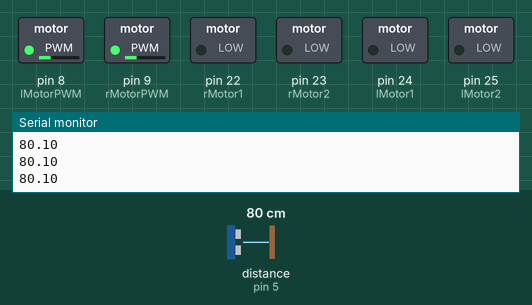
Simulated run of this sketch. Board: Arduino Mega 2560, built with avr-gcc and run on an emulated ATmega2560. Shown: switched loads named in the sketch (green lamp = pin HIGH), the last lines printed to the serial monitor. Wiring (inferred from the names in the program): ultrasonic range finder: trigger pin 6; echo pin 5. The test bench sets the inputs (shaded band); at power-on: distance to the obstacle (sensor on pin 5) 80 cm. The echo pulse lasts 58.3 µs per cm; pins used as bus, display or sensor lines are not drawn.

Above: at 1.29 s.
1.3 s: distance to the obstacle (sensor on pin 5) set to 250 cm
At 2.9 s:
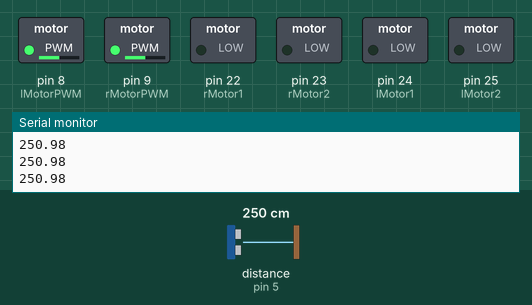
4.3 s: distance to the obstacle (sensor on pin 5) set to 18 cm
7.3 s: distance to the obstacle (sensor on pin 5) set to 2 cm
Timing chart, 0 to 10.3 s (numbered marks = the images above; inputs shaded):
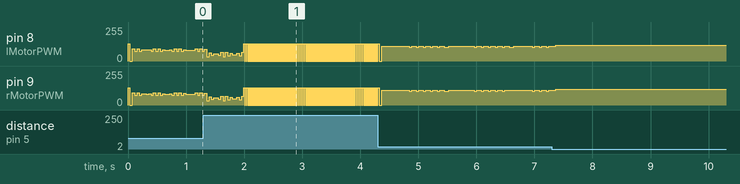

The sketch:

ultrasonic_sensor_test.ino
```cpp
#define lMotor1 24
#define lMotor2 25
#define lMotorPWM 8

#define rMotor1 22
#define rMotor2 23
#define rMotorPWM 9
#define triggerPin 6
#define echoPin 5
int pwmL = 0;
int pwmR = 0;
int dir = 5;
void setup() {
  // put your setup code here, to run once:
  pinMode(rMotor1, OUTPUT);
  pinMode(rMotor2, OUTPUT);
  pinMode(rMotorPWM, OUTPUT);

  pinMode(lMotor1, OUTPUT);
  pinMode(lMotor2, OUTPUT);
  pinMode(lMotorPWM, OUTPUT);

  pinMode(triggerPin, OUTPUT);
  pinMode(echoPin, INPUT);

  Serial.begin(9600);

}

void moveBot(int dir, int Lpwm, int Rpwm){
  analogWrite(lMotorPWM, Lpwm);
  analogWrite(rMotorPWM, Rpwm);
  delay(10);

  switch(dir){
    case 1: digitalWrite(lMotor1, HIGH);
            digitalWrite(lMotor2, LOW);
            digitalWrite(rMotor1, HIGH);
            digitalWrite(rMotor2, LOW);
            break;

    case 2: digitalWrite(lMotor1, LOW);
            digitalWrite(lMotor2, HIGH);
            digitalWrite(rMotor1, LOW);
            digitalWrite(rMotor2, HIGH);
            break;

    case 3: digitalWrite(lMotor1, LOW);
            digitalWrite(lMotor2, HIGH);
            digitalWrite(rMotor1, HIGH);
            digitalWrite(rMotor2, LOW);
            break;

    case 4: digitalWrite(lMotor1, HIGH);
            digitalWrite(lMotor2, LOW);
            digitalWrite(rMotor1, LOW);
            digitalWrite(rMotor2, HIGH);
            break;

    default:digitalWrite(lMotor1, LOW);
            digitalWrite(lMotor2, LOW);
            digitalWrite(rMotor1, LOW);
            digitalWrite(rMotor2, LOW);
            analogWrite(lMotorPWM, 0);
            analogWrite(rMotorPWM, 0);
  }
}

double microsecondsToCM(long duration){
  return (double)duration/58 ;
}

void loop() {
  digitalWrite(triggerPin, LOW);
  delayMicroseconds(2);
  digitalWrite(triggerPin, HIGH);
  delayMicroseconds(10);
  digitalWrite(triggerPin, LOW);

  long duration = pulseIn(echoPin, HIGH);
  double cm = microsecondsToCM(duration);
  Serial.println(cm);

  dir = 55;
  if(cm < 50){
    dir = 5;
  }

  moveBot(dir, 128, 128);
}
```
